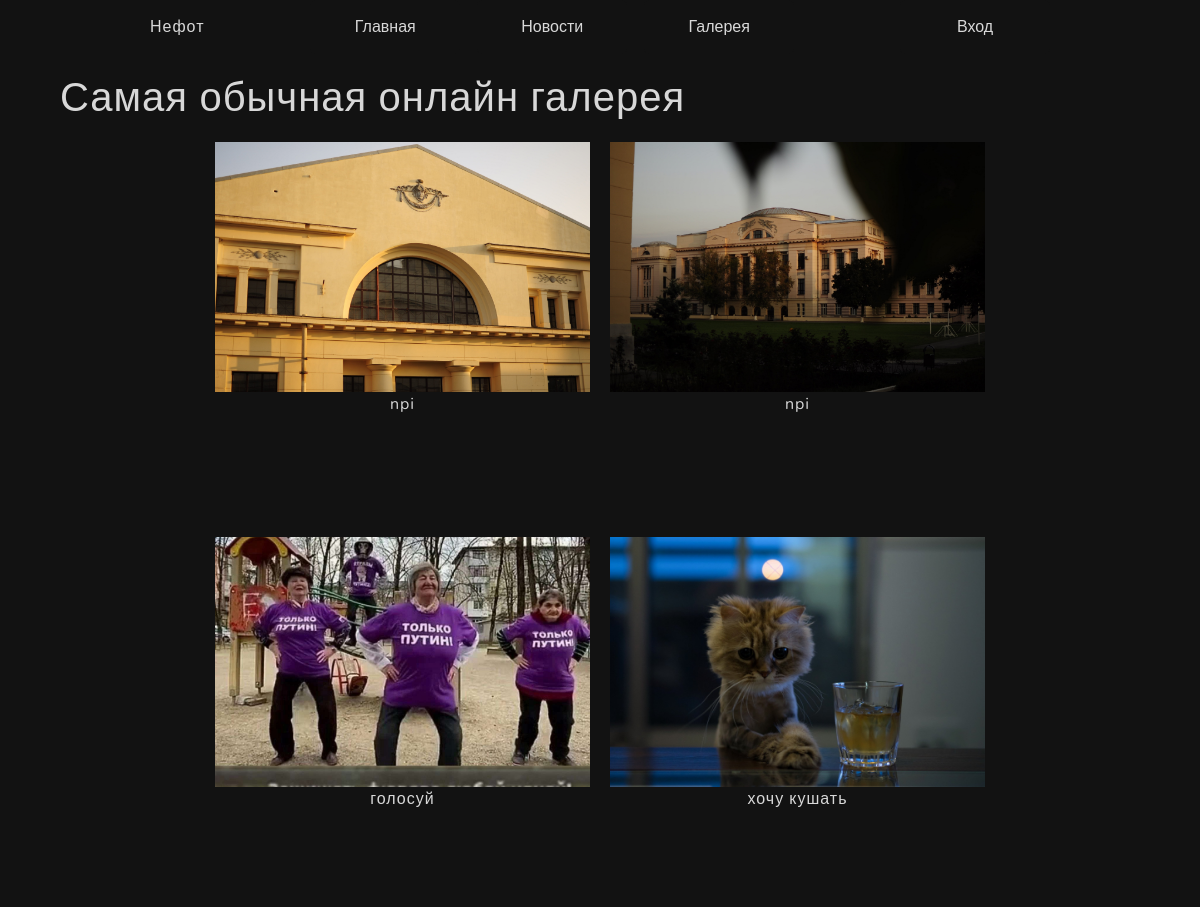
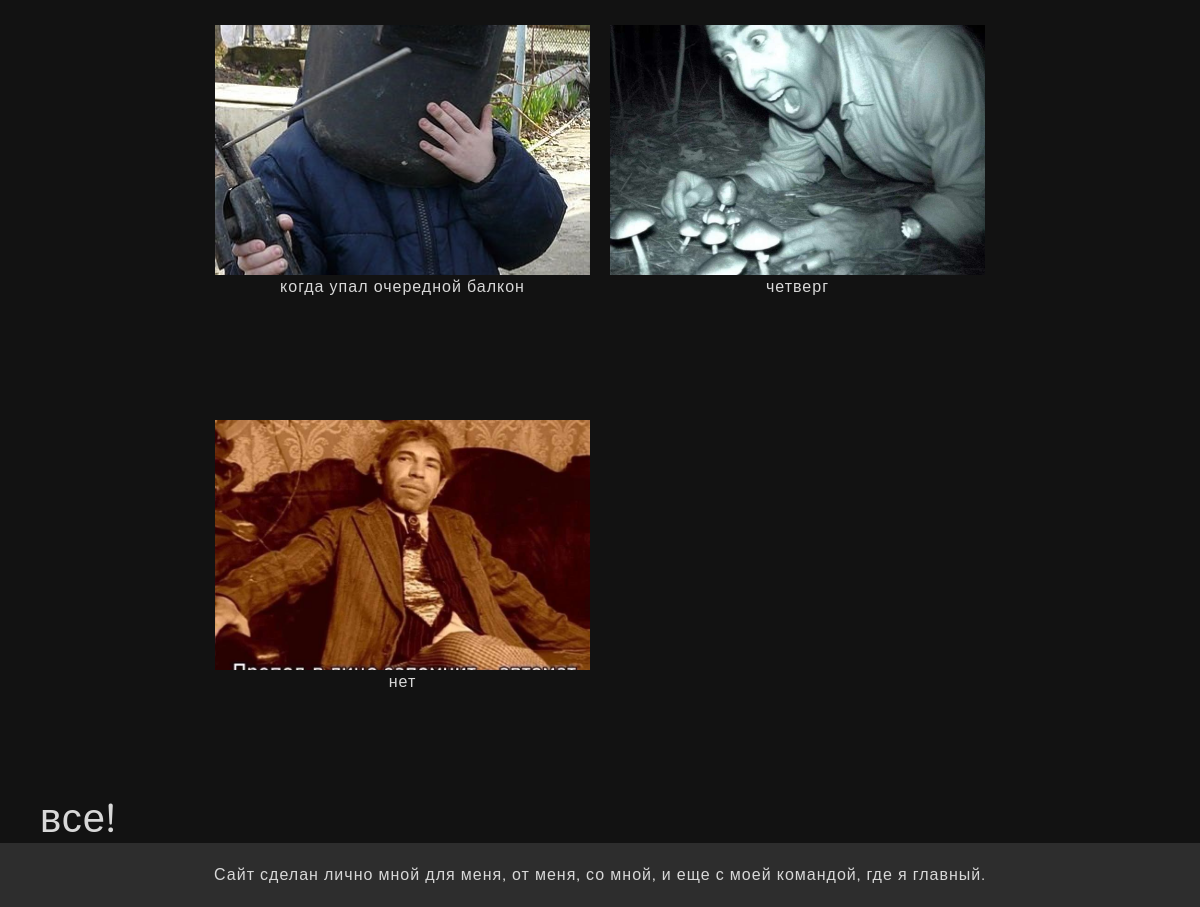
Screenshot of /memes/ with the database file from the repository (2 pictures, top to bottom).
### portfolio/models.py (models this page shows, shortened)
class Memes(models.Model):
    title = models.CharField(max_length=100, verbose_name="Название мема")
    image = models.ImageField(upload_to='portfolio/images/', verbose_name="Фото качка")
    time = models.DateTimeField(auto_now=False, default=timezone.now)
    class Meta:
        verbose_name = "Мемы"
        verbose_name_plural = "Список Мемов"

### portfolio/views.py (the view)
# urls.py: path('memes/', memes, name='memes'),
def memes(request):
    project = Memes.objects.all()
    return render(request, 'blog/memes.html', {'projects': project})

### blog/templates/blog/memes.html
{% extends 'blog/base.html' %} {% load static %} {% block content %}
    <div class="all-blogs">
        <section>
            <h1 class="center" style="margin: 20px">Самая обычная онлайн галерея</h1>
        <div class="main_grid">
            <div class="grid" style="grid-auto-rows: 375px">
                {% for project in projects %}
                    <div class="content_block" style="height: auto">
                        <img class="bd-placeholder-img card-img-top" style="object-fit: cover;" width="100%"
                             height="225" src="{{ project.image.url }}" role="img" aria-label="Placeholder: Thumbnail"
                             preserveAspectRatio="xMidYMid slice" focusable="false"></img>
                        <div class="efd">
                            <div class="ww2d">
                                <p style="text-align: center">{{ project.title }}</p>
                            </div>
                        </div>
                    </div>
                {% endfor %}
            </div>
        </div>
         <div class="">
        <h1>все!</h1>
    </div>
    </section>
    </div>
{% endblock %}

### portfolio/static/css/style_new.css (style rules this page uses)
* { color: #d8d8d8; transition: 1s; }
section { padding: 0 40px; width: 100%; height: 100%; }
body { background-color: rgb(18, 18, 18); font-family: "Nunito", sans-serif; margin: 0; letter-spacing: 1px; }
p, h1, h2, h3, h4, h5, h6, a { margin: 0; }
.grid { margin: auto; grid-gap: 20px; display: grid; grid-template-columns: repeat(auto-fit, 375px); justify-content: center; }
.grid img { object-fit: cover; width: 100%; }
.grid > div img { box-sizing: border-box; object-fit: cover; height: 250px; }

### rows the page displays
Memes: image (picture), title "npi"
Memes: image (picture), title "npi"
Memes: image (picture), title "голосуй"
Memes: image (picture), title "хочу кушать"
Memes: image (picture), title "когда упал очередной балкон"
Memes: image (picture), title "четверг"
Memes: image (picture), title "нет"
